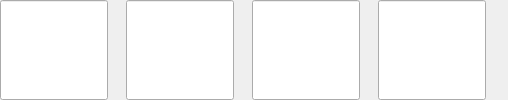
               <widget class="QWidget" name="widget_derivative1" native="true">
                <layout class="QHBoxLayout" name="horizontalLayout_28">
                 <property name="spacing">
                  <number>18</number>
                 </property>
                 <property name="leftMargin">
                  <number>0</number>
                 </property>
                 <property name="topMargin">
                  <number>0</number>
                 </property>
                 <property name="rightMargin">
                  <number>0</number>
                 </property>
                 <property name="bottomMargin">
                  <number>0</number>
                 </property>
                 <item>
                  <widget class="LinkLabel" name="linkLabel_derivative4">
                   <property name="sizePolicy">
                    <sizepolicy hsizetype="Preferred" vsizetype="Preferred">
                     <horstretch>0</horstretch>
                     <verstretch>0</verstretch>
                    </sizepolicy>
                   </property>
                   <property name="minimumSize">
                    <size>
                     <width>0</width>
                     <height>44</height>
                    </size>
                   </property>
                  </widget>
                 </item>
                 <item>
                  <widget class="LinkLabel" name="linkLabel_derivative5">
                   <property name="sizePolicy">
                    <sizepolicy hsizetype="Preferred" vsizetype="Preferred">
                     <horstretch>0</horstretch>
                     <verstretch>0</verstretch>
                    </sizepolicy>
                   </property>
                   <property name="minimumSize">
                    <size>
                     <width>0</width>
                     <height>44</height>
                    </size>
                   </property>
                  </widget>
                 </item>
                 <item>
                  <widget class="LinkLabel" name="linkLabel_derivative6">
                   <property name="sizePolicy">
                    <sizepolicy hsizetype="Preferred" vsizetype="Preferred">
                     <horstretch>0</horstretch>
                     <verstretch>0</verstretch>
                    </sizepolicy>
                   </property>
                   <property name="minimumSize">
                    <size>
                     <width>0</width>
                     <height>44</height>
                    </size>
                   </property>
                  </widget>
                 </item>
                 <item>
                  <widget class="LinkLabel" name="linkLabel_derivative7">
                   <property name="sizePolicy">
                    <sizepolicy hsizetype="Preferred" vsizetype="Preferred">
                     <horstretch>0</horstretch>
                     <verstretch>0</verstretch>
                    </sizepolicy>
                   </property>
                   <property name="minimumSize">
                    <size>
                     <width>0</width>
                     <height>44</height>
                    </size>
                   </property>
                  </widget>
                 </item>
                 <item>
                  <spacer name="horizontalSpacer_11">
                   <property name="orientation">
                    <enum>Qt::Horizontal</enum>
                   </property>
                   <property name="sizeHint" stdset="0">
                    <size>
                     <width>22</width>
                     <height>20</height>
                    </size>
                   </property>
                  </spacer>
                 </item>
                </layout>
               </widget>
